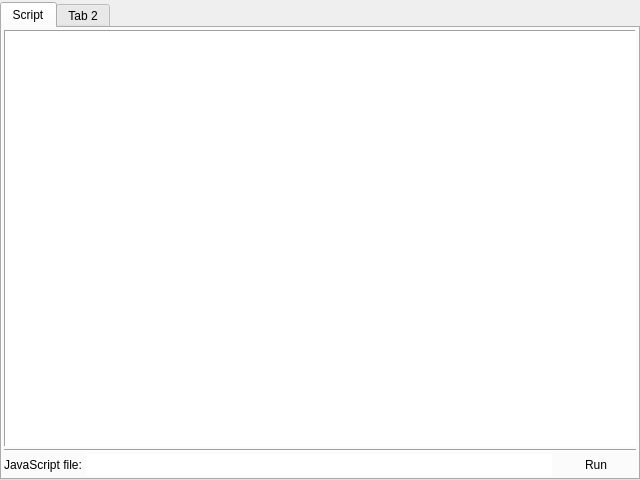
<?xml version="1.0" encoding="UTF-8"?>
<ui version="4.0">
 <class>DialogDECC</class>
 <widget class="QDialog" name="DialogDECC">
  <property name="geometry">
   <rect>
    <x>0</x>
    <y>0</y>
    <width>640</width>
    <height>480</height>
   </rect>
  </property>
  <property name="windowTitle">
   <string>dECC Dialog</string>
  </property>
  <layout class="QVBoxLayout" name="verticalLayout">
   <property name="spacing">
    <number>0</number>
   </property>
   <property name="leftMargin">
    <number>0</number>
   </property>
   <property name="topMargin">
    <number>2</number>
   </property>
   <property name="rightMargin">
    <number>0</number>
   </property>
   <property name="bottomMargin">
    <number>0</number>
   </property>
   <item>
    <widget class="QTabWidget" name="tabWidget">
     <property name="tabPosition">
      <enum>QTabWidget::North</enum>
     </property>
     <property name="tabShape">
      <enum>QTabWidget::Rounded</enum>
     </property>
     <property name="currentIndex">
      <number>0</number>
     </property>
     <widget class="QWidget" name="tab">
      <attribute name="title">
       <string>Script</string>
      </attribute>
      <layout class="QVBoxLayout" name="verticalLayout_3">
       <property name="spacing">
        <number>0</number>
       </property>
       <property name="margin">
        <number>0</number>
       </property>
       <item>
        <layout class="QVBoxLayout" name="verticalLayout_2">
         <property name="spacing">
          <number>2</number>
         </property>
         <property name="margin">
          <number>2</number>
         </property>
         <item>
          <widget class="QTextEdit" name="textEdit">
           <property name="frameShape">
            <enum>QFrame::Panel</enum>
           </property>
           <property name="frameShadow">
            <enum>QFrame::Sunken</enum>
           </property>
          </widget>
         </item>
         <item>
          <widget class="Line" name="line">
           <property name="orientation">
            <enum>Qt::Horizontal</enum>
           </property>
          </widget>
         </item>
         <item>
          <layout class="QHBoxLayout" name="horizontalLayout">
           <property name="spacing">
            <number>4</number>
           </property>
           <item>
            <widget class="QLabel" name="label">
             <property name="text">
              <string>JavaScript file:</string>
             </property>
            </widget>
           </item>
           <item>
            <widget class="QLineEdit" name="lineEdit">
             <property name="sizePolicy">
              <sizepolicy hsizetype="MinimumExpanding" vsizetype="Preferred">
               <horstretch>0</horstretch>
               <verstretch>0</verstretch>
              </sizepolicy>
             </property>
             <property name="frame">
              <bool>false</bool>
             </property>
            </widget>
           </item>
           <item>
            <widget class="QPushButton" name="pushButtonRunScript">
             <property name="text">
              <string>Run</string>
             </property>
             <property name="flat">
              <bool>true</bool>
             </property>
            </widget>
           </item>
          </layout>
         </item>
        </layout>
       </item>
      </layout>
     </widget>
     <widget class="QWidget" name="tab_2">
      <attribute name="title">
       <string>Tab 2</string>
      </attribute>
     </widget>
    </widget>
   </item>
  </layout>
 </widget>
 <resources/>
 <connections/>
</ui>
